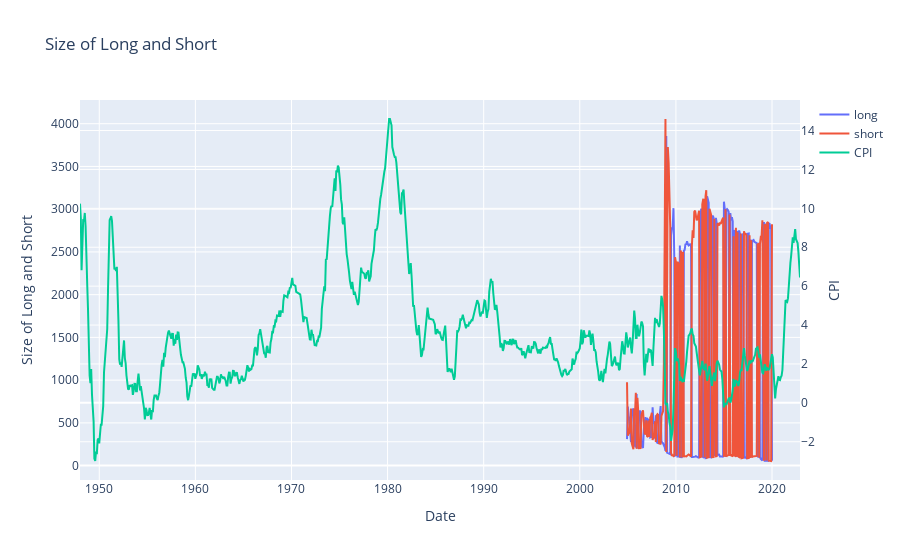

Source (notebook cell):
### Code cell
fig = go.Figure()
fig.add_trace(go.Scatter(x=portfolio["date"], y=long_size, name="long"))
fig.add_trace(go.Scatter(x=portfolio["date"], y=short_size, name="short"))
fig.update_layout(title="Size of Long and Short", xaxis_title="Date", yaxis_title="Size of Long and Short")

# plot cpi
fig.add_trace(go.Scatter(x=cpi["date"], y=cpi["CPI"], name="CPI", yaxis="y2"))
fig.update_layout(yaxis2=dict(overlaying="y", side="right", title="CPI"))

fig.show()

### Figure 1 — Plotly figure (JSON) as saved in the notebook; plotly's stock layout.template omitted (floating-point values rounded to 4 significant figures; data arrays with more than 128 entries replaced by an {"elided": "..."} marker saying what was removed)
{"data": [{"name": "long", "type": "scatter", "x": {"elided": "182 str values"}, "y": {"elided": "182 int values"}}, {"name": "short", "type": "scatter", "x": {"elided": "182 str values"}, "y": {"elided": "182 int values"}}, {"name": "CPI", "type": "scatter", "x": {"elided": "900 str values"}, "y": {"elided": "900 float values"}, "yaxis": "y2"}], "layout": {"title": {"text": "Size of Long and Short"}, "xaxis": {"title": {"text": "Date"}}, "yaxis": {"title": {"text": "Size of Long and Short"}}, "yaxis2": {"overlaying": "y", "side": "right", "title": {"text": "CPI"}}}}
